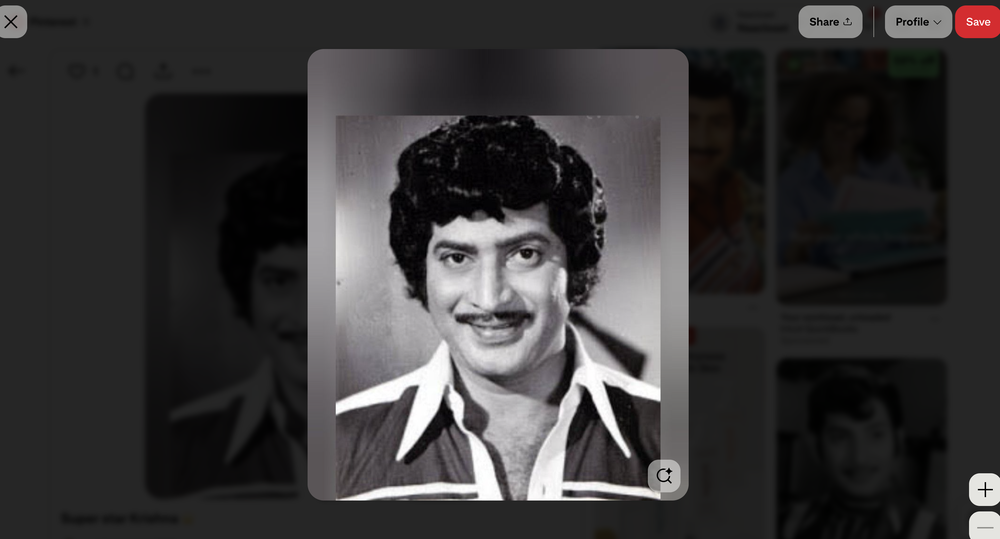
#> input picture examples/black and white.png, 1000 x 539 px, shrunk from 2939 x 1583 before the run
$ python crop_images.py --folder ../examples
#> lines starting #> are read from the running program, lines starting #| are printed output that depends on the picture
#!/usr/bin/env python3
from __future__ import annotations

import argparse
import sys
from pathlib import Path
from typing import Iterable

from PIL import Image


IMAGE_SUFFIXES = {".png", ".jpg", ".jpeg", ".webp"}
CONTENT_BRIGHTNESS_THRESHOLD = 35.0
DARK_BAND_BRIGHTNESS_THRESHOLD = 12.0


def percentile(values: list[float], pct: float) -> float:
    if not values:
        return 0.0
    ordered = sorted(values)
    if len(ordered) == 1:
        return ordered[0]
    rank = max(0.0, min(1.0, pct / 100.0)) * (len(ordered) - 1)
    low = int(rank)
    high = min(low + 1, len(ordered) - 1)
    fraction = rank - low
    return ordered[low] * (1.0 - fraction) + ordered[high] * fraction


def mean(values: Iterable[float]) -> float:
    data = list(values)
    if not data:
        return 0.0
    return sum(data) / len(data)


def sample_positions(start: int, stop: int, target_points: int = 180) -> list[int]:
    length = max(0, stop - start)
    if length == 0:
        return []
    step = max(1, length // target_points)
    positions = list(range(start, stop, step))
    if positions[-1] != stop - 1:
        positions.append(stop - 1)
    return positions


def scan_rows(
    image: Image.Image, left: int, top: int, right: int, bottom: int
) -> tuple[list[float], list[float], list[float]]:
    pixels = image.load()
    xs = sample_positions(left, right)
    energies: list[float] = []
    brightnesses: list[float] = []
    red_ratios: list[float] = []

    for y in range(top, bottom):
        previous = None
        diff_sum = 0.0
        brightness_sum = 0.0
        red_count = 0

        for x in xs:
            r, g, b = pixels[x, y]
            brightness_sum += (0.299 * r) + (0.587 * g) + (0.114 * b)
            if r >= 150 and r >= g + 35 and r >= b + 35:
                red_count += 1
            if previous is not None:
                pr, pg, pb = previous
                diff_sum += abs(r - pr) + abs(g - pg) + abs(b - pb)
            previous = (r, g, b)

        denom = max(1, len(xs) - 1)
        energies.append(diff_sum / denom)
        brightnesses.append(brightness_sum / len(xs))
        red_ratios.append(red_count / len(xs))

    return energies, brightnesses, red_ratios


def scan_cols(
    image: Image.Image, left: int, top: int, right: int, bottom: int
) -> tuple[list[float], list[float]]:
    pixels = image.load()
    ys = sample_positions(top, bottom)
    energies: list[float] = []
    brightnesses: list[float] = []

    for x in range(left, right):
        previous = None
        diff_sum = 0.0
        brightness_sum = 0.0

        for y in ys:
            r, g, b = pixels[x, y]
            brightness_sum += (0.299 * r) + (0.587 * g) + (0.114 * b)
            if previous is not None:
                pr, pg, pb = previous
                diff_sum += abs(r - pr) + abs(g - pg) + abs(b - pb)
            previous = (r, g, b)

        denom = max(1, len(ys) - 1)
        energies.append(diff_sum / denom)
        brightnesses.append(brightness_sum / len(ys))

    return energies, brightnesses


def smooth(values: Iterable[float], radius: int = 3) -> list[float]:
    data = list(values)
    smoothed: list[float] = []
    for index in range(len(data)):
        start = max(0, index - radius)
        end = min(len(data), index + radius + 1)
        window = data[start:end]
        smoothed.append(sum(window) / len(window))
    return smoothed


def find_band(energies: list[float], brightnesses: list[float], min_run: int) -> tuple[int, int]:
    energy_smooth = smooth(energies)
    brightness_smooth = smooth(brightnesses)

    energy_threshold = max(18.0, percentile(energy_smooth, 70) * 0.52)
    brightness_threshold = max(12.0, percentile(brightness_smooth, 30) * 0.55)

    mask = [
        energy >= energy_threshold
        or (brightness >= brightness_threshold and energy >= energy_threshold * 0.45)
        for energy, brightness in zip(energy_smooth, brightness_smooth)
    ]

    start = 0
    while start < len(mask):
        if all(mask[start : min(len(mask), start + min_run)]):
            break
        start += 1

    end = len(mask) - 1
    while end >= 0:
        run_start = max(0, end - min_run + 1)
        if all(mask[run_start : end + 1]):
            break
        end -= 1

    if start >= end:
        return 0, len(mask)

    while (
        start < end
        and energy_smooth[start] < energy_threshold * 0.55
        and brightness_smooth[start] < brightness_threshold * 1.1
    ):
        start += 1

    while (
        end > start
        and energy_smooth[end] < energy_threshold * 0.55
        and brightness_smooth[end] < brightness_threshold * 1.1
    ):
        end -= 1

    return start, end + 1


def fallback_box(width: int, height: int) -> tuple[int, int, int, int]:
    left = int(width * 0.03)
    right = width - int(width * 0.03)
    top = int(height * 0.09)
    bottom = height - int(height * 0.14)
    return left, top, right, bottom


def detect_top_ui_cut(brightnesses: list[float]) -> int | None:
    smoothed = smooth(brightnesses, radius=5)
    run = max(12, len(smoothed) // 60)
    threshold = max(CONTENT_BRIGHTNESS_THRESHOLD, percentile(smoothed, 60) * 0.65)
    tolerance = max(10, len(smoothed) // 80)

    for index in range(0, max(1, len(smoothed) // 2)):
        short_window = smoothed[index : min(len(smoothed), index + run)]
        long_window = smoothed[index : min(len(smoothed), index + (run * 3))]
        if mean(short_window) >= threshold and mean(long_window) >= threshold * 0.9:
            if index >= tolerance:
                return index
            return None

    return None


def detect_bottom_ui_cut(brightnesses: list[float]) -> int | None:
    smoothed = smooth(brightnesses, radius=5)
    run = max(12, len(smoothed) // 60)
    threshold = max(CONTENT_BRIGHTNESS_THRESHOLD, percentile(smoothed, 60) * 0.65)
    tolerance = max(10, len(smoothed) // 80)

    for index in range(len(smoothed) - (run * 2), max(run, len(smoothed) // 2), -1):
        content_rows = smoothed[max(0, index - run) : index]
        quiet_rows = smoothed[index : min(len(smoothed), index + run)]
        trailing_rows = smoothed[index : min(len(smoothed), index + (run * 3))]
        if (
            mean(content_rows) >= threshold
            and mean(quiet_rows) <= threshold * 0.45
            and max(trailing_rows, default=0.0) >= threshold * 0.55
        ):
            if len(smoothed) - index >= tolerance:
                return index
            return None

    return None


def trim_ui_bands(
    image: Image.Image,
    left: int,
    top: int,
    right: int,
    bottom: int,
) -> tuple[int, int]:
    horizontal_margin = max(0, (right - left) // 4)
    scan_left = left + horizontal_margin
    scan_right = right - horizontal_margin
    if scan_right - scan_left < max(120, (right - left) // 2):
        scan_left = left
        scan_right = right

    _, brightnesses, _ = scan_rows(image, scan_left, top, scan_right, bottom)

    for _ in range(2):
        top_cut = detect_top_ui_cut(brightnesses)
        if top_cut is None:
            break
        top += top_cut
        _, brightnesses, _ = scan_rows(image, scan_left, top, scan_right, bottom)

    bottom_cut = detect_bottom_ui_cut(brightnesses)
    if bottom_cut is not None:
        bottom = top + bottom_cut

    return top, bottom


def trim_red_seek_bar(
    image: Image.Image,
    left: int,
    top: int,
    right: int,
    bottom: int,
) -> int:
    probe_height = min(160, max(30, (bottom - top) // 3))
    probe_top = max(top, bottom - probe_height)
    energies, brightnesses, red_ratios = scan_rows(image, left, probe_top, right, bottom)
    cut_row: int | None = None

    for offset in range(len(red_ratios) - 1, -1, -1):
        if red_ratios[offset] >= 0.02 and brightnesses[offset] >= 10:
            cut_row = max(top + 1, probe_top + offset - 3)

    return cut_row if cut_row is not None else bottom


def refine_crop_box(
    image: Image.Image,
    left: int,
    top: int,
    right: int,
    bottom: int,
) -> tuple[int, int, int, int]:
    for _ in range(3):
        cropped = image.crop((left, top, right, bottom))
        horizontal_margin = max(0, cropped.size[0] // 4)
        scan_left = horizontal_margin
        scan_right = cropped.size[0] - horizontal_margin
        if scan_right - scan_left < max(120, cropped.size[0] // 2):
            scan_left = 0
            scan_right = cropped.size[0]

        _, brightnesses, _ = scan_rows(cropped, scan_left, 0, scan_right, cropped.size[1])
        _, full_brightnesses, red_ratios = scan_rows(cropped, 0, 0, cropped.size[0], cropped.size[1])

        changed = False

        top_cut = detect_top_ui_cut(brightnesses)
        if top_cut is not None:
            top += top_cut
            changed = True

        bottom_cut = detect_bottom_ui_cut(brightnesses)
        if bottom_cut is not None:
            bottom = min(bottom, top + bottom_cut)
            changed = True

        if any(
            red_ratio >= 0.08 and brightness <= 40
            for red_ratio, brightness in zip(red_ratios[-3:], full_brightnesses[-3:])
        ):
            bottom = max(top + 1, bottom - max(2, cropped.size[1] // 120))
            changed = True

        if not changed:
            break

    return left, top, right, bottom


def detect_crop_box(image: Image.Image) -> tuple[int, int, int, int]:
    rgb = image.convert("RGB")
    width, height = rgb.size

    row_start, row_end = find_band(
        *scan_rows(rgb, 0, 0, width, height)[:2], min_run=max(6, height // 140)
    )
    top = row_start
    bottom = row_end

    if bottom - top < int(height * 0.45):
        return fallback_box(width, height)

    top, bottom = trim_ui_bands(rgb, 0, top, width, bottom)
    bottom = trim_red_seek_bar(rgb, 0, top, width, bottom)
    top, bottom = trim_ui_bands(rgb, 0, top, width, bottom)

    top = min(bottom - 1, top + max(2, height // 300))
    bottom = max(top + 1, bottom - max(3, height // 200))

    left = 0
    right = width

    if bottom - top < int(height * 0.35):
        return fallback_box(width, height)

    left = max(0, left)
    top = max(0, top)
    right = min(width, right)
    bottom = min(height, bottom)

    return refine_crop_box(rgb, left, top, right, bottom)


def validate_crop_box(image: Image.Image, crop_box: tuple[int, int, int, int]) -> None:
    left, top, right, bottom = crop_box
    width, height = image.size
    if right - left < int(width * 0.45) or bottom - top < int(height * 0.35):
        raise RuntimeError(f"Crop box is too small: {crop_box}")

    cropped = image.crop(crop_box)
    horizontal_margin = max(0, cropped.size[0] // 4)
    scan_left = horizontal_margin
    scan_right = cropped.size[0] - horizontal_margin
    if scan_right - scan_left < max(120, cropped.size[0] // 2):
        scan_left = 0
        scan_right = cropped.size[0]

    _, brightnesses, _ = scan_rows(cropped, scan_left, 0, scan_right, cropped.size[1])
    _, full_brightnesses, red_ratios = scan_rows(cropped, 0, 0, cropped.size[0], cropped.size[1])
    if detect_top_ui_cut(brightnesses) is not None:
        raise RuntimeError("Detected leftover top UI after cropping.")
    if detect_bottom_ui_cut(brightnesses) is not None:
        raise RuntimeError("Detected leftover bottom UI after cropping.")
    if any(
        red_ratio >= 0.08 and brightness <= 40
        for red_ratio, brightness in zip(red_ratios[-3:], full_brightnesses[-3:])
    ):
        raise RuntimeError("Detected leftover red seek bar after cropping.")


def list_source_images(folder: Path) -> list[Path]:
    all_images = [
        path
        for path in folder.iterdir()
        if path.is_file() and path.suffix.lower() in IMAGE_SUFFIXES
    ]

    screenshot_images = sorted(
        [
            path
            for path in all_images
            if path.name.startswith("Screenshot") and not is_generated_image(path)
        ],
        key=lambda path: path.name.lower(),
    )
    if screenshot_images:
        return screenshot_images

    return sorted(
        [
            path
            for path in all_images
            if not is_generated_image(path)
        ],
        key=lambda path: path.name.lower(),
    )


def is_generated_image(path: Path) -> bool:
    stem = path.stem.lower()
    return stem.endswith("-cropped") or stem.endswith("-colorized")


def make_output_path(source_path: Path) -> Path:
    return source_path.with_name(f"{source_path.stem}-cropped.jpg")


def validate_outputs(paths: Iterable[Path]) -> None:
    for path in paths:
        if not path.exists():
            raise RuntimeError(f"Missing output file: {path.name}")
        with Image.open(path) as image:
            image.verify()
        with Image.open(path) as image:
            rgb = image.convert("RGB")
            horizontal_margin = max(0, rgb.size[0] // 4)
            scan_left = horizontal_margin
            scan_right = rgb.size[0] - horizontal_margin
            if scan_right - scan_left < max(120, rgb.size[0] // 2):
                scan_left = 0
                scan_right = rgb.size[0]
            _, brightnesses, _ = scan_rows(rgb, scan_left, 0, scan_right, rgb.size[1])
            _, full_brightnesses, red_ratios = scan_rows(rgb, 0, 0, rgb.size[0], rgb.size[1])
            if detect_top_ui_cut(brightnesses) is not None:
                raise RuntimeError(f"Validation failed for {path.name}: leftover top UI detected.")
            if detect_bottom_ui_cut(brightnesses) is not None:
                raise RuntimeError(f"Validation failed for {path.name}: leftover bottom UI detected.")
            if any(
                red_ratio >= 0.08 and brightness <= 40
                for red_ratio, brightness in zip(red_ratios[-3:], full_brightnesses[-3:])
            ):
                raise RuntimeError(
                    f"Validation failed for {path.name}: leftover red seek bar detected."
                )


def process_folder(folder: Path, keep_originals: bool) -> list[Path]:
    if not folder.exists():
        raise FileNotFoundError(f"Folder does not exist: {folder}")
    if not folder.is_dir():
        raise NotADirectoryError(f"Path is not a directory: {folder}")

    source_images = list_source_images(folder)
    if not source_images:
        raise RuntimeError(f"No source images found in folder: {folder}")

    written_paths: list[Path] = []

    for source_path in source_images:
        output_path = make_output_path(source_path)
        with Image.open(source_path) as image:
            crop_box = detect_crop_box(image)
            validate_crop_box(image.convert("RGB"), crop_box)
            cropped = image.convert("RGB").crop(crop_box)
            cropped.save(output_path, format="JPEG", quality=95, optimize=True)
        written_paths.append(output_path)

    validate_outputs(written_paths)

    if not keep_originals:
        for source_path in source_images:
            source_path.unlink()

    print(f"Processed folder: {folder}")
    print("Created files: " + ", ".join(path.name for path in written_paths))
    if keep_originals:
        print("Original source images kept.")
    else:
        print("Original source images deleted after validation.")

    return written_paths


def build_parser() -> argparse.ArgumentParser:
    parser = argparse.ArgumentParser(
        description="Crop supported images in a folder into visible-frame JPG copies."
    )
    parser.add_argument(
        "--folder",
        required=True,
        type=Path,
        help="Folder containing source images to crop.",
    )
    parser.add_argument(
        "--keep-originals",
        action="store_true",
        help="Keep the original source images after the outputs are validated.",
    )
    return parser


def main() -> int:
    parser = build_parser()
    args = parser.parse_args()

    try:
        process_folder(
            folder=args.folder.expanduser().resolve(),
            keep_originals=args.keep_originals,
        )
#> in process_folder, image is the input picture: PIL image 1000x539 RGBA; mean R, G, B, A 56, 54.5, 55.1, 255
#> after the loop in scan_rows, `for y in range(top, bottom):`: brightnesses = 539 values, max 95.7 at index 488, min 32.22 at index 510, mean 54.86; energies = 539 values, max 47.6 at index 390, min 0 at index 0, mean 22.68; red_ratios = 539 values, max 0.0498 at index 14, min 0 at index 0, mean 0.00263
#> in smooth, `data = list(values)`: data has the same summary as energies in scan_rows
#> the loop in smooth, `for index in range(len(data)):` made 539 passes
#> (start, window) on passes 1 to 3: (0, [0, 0, 0.01, 0.26]), (0, [0, 0, 0.01, 0.26, 1.09]), (0, [0, 0, 0.01, 0.26, 1.09, 7.17])
#> after the loop in smooth, `for index in range(len(data)):`: smoothed = 539 values, max 46.83 at index 395, min 0.0675 at index 0, mean 22.68
#> in find_band, `energy_smooth = smooth(energies)`: energy_smooth has the same summary as smoothed in smooth
#> the loop in smooth (call 2), `for index in range(len(data)):` made 539 passes
#> (start, window) on passes 1 to 3: (0, [38, 38, 37.99, 38.15]), (0, [38, 38, 37.99, 38.15, 36.91]), (0, [38, 38, 37.99, 38.15, 36.91, 45.15])
#> in find_band, `brightness_smooth = smooth(brightnesses)`: brightness_smooth = 539 values, max 92.45 at index 489, min 33.15 at index 508, mean 54.86
#> in percentile, `ordered = sorted(values)`: ordered = 539 values from 0.0675 to 46.83
#> in percentile, `rank = max(0.0, min(1.0, pct / 100.0)) * (len(ordered) - 1)`: rank = 376.6
#> in percentile, `low = int(rank)`: low = 376
#> in percentile, `high = min(low + 1, len(ordered) - 1)`: high = 377
#> in percentile, `fraction = rank - low`: fraction = 0.6
#> in find_band, `energy_threshold = max(18.0, percentile(energy_smooth, 70) * 0.52)`: energy_threshold = 18
#> in find_band, `brightness_threshold = max(12.0, percentile(brightness_smooth, 30) * 0..`: brightness_threshold = 22.26
#> in find_band, `mask = [ energy >= energy_threshold or (brightness >= brightness_thres..`: mask = 539 items, first 6: False, False, False, False, False, False
#> the loop in find_band, `while start < len(mask):` made 8 passes
#> after the loop in find_band, `while start < len(mask):`: start = 7
#> in find_band, `end = len(mask) - 1`: end = 538
#> the loop in find_band, `while end >= 0:` made 21 passes
#> (run_start, end) on passes 1 to 12: (533, 537), (532, 536), (531, 535), (530, 534), (529, 533), (528, 532), (527, 531), (526, 530), (525, 529), (524, 528), (523, 527), (522, 526)
#> run_start on pass 21: 513
#> after the loop in find_band, `while end >= 0:`: end = 518
#> after the loop in find_band, `while (`: start = 7
#> after the loop in find_band, `while (`: end = 518
#> in detect_crop_box, `row_start, row_end = find_band( *scan_rows(rgb, 0, 0, width, height)[:..`: row_start = 7; row_end = 519
#> in detect_crop_box, `top = row_start`: top = 7
#> in detect_crop_box, `bottom = row_end`: bottom = 519
#> the loop in detect_bottom_ui_cut, `for index in range(len(smoothed) - (run * 2), max(run, len(smoothed) /..` made 131 passes
#> index on passes 1 to 12: 285, 284, 283, 282, 281, 280, 279, 278, 277, 276, 275, 274
#> the loop in trim_red_seek_bar, `for offset in range(len(red_ratios) - 1, -1, -1):` made 103 passes
#> offset on passes 1 to 12: 102, 101, 100, 99, 98, 97, 96, 95, 94, 93, 92, 91
#> the loop in detect_bottom_ui_cut (call 2), `for index in range(len(smoothed) - (run * 2), max(run, len(smoothed) /..` made 131 passes
#> the loop in refine_crop_box, `for _ in range(3):` made 1 pass
#> pass 1, in refine_crop_box, `cropped = image.crop((left, top, right, bottom))`:
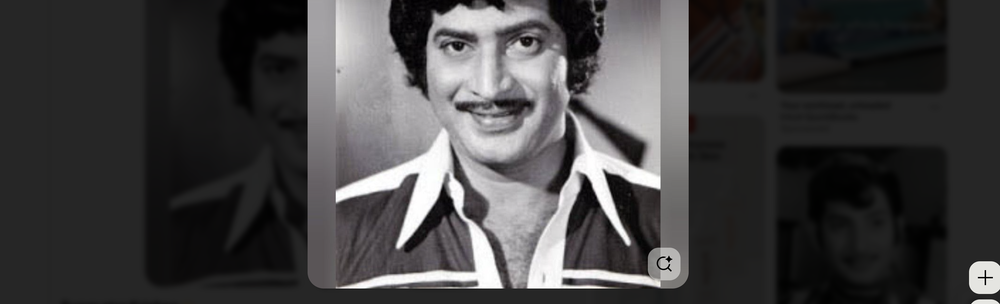
#> cropped: PIL image 1000x304 RGB; mean R, G, B 66.3, 65.2, 65.9
#> the loop in detect_top_ui_cut, `for index in range(0, max(1, len(smoothed) // 2)):` made 2 passes
    except Exception as exc:  # noqa: BLE001
        print(f"Error: {exc}", file=sys.stderr)
        return 1

    return 0


if __name__ == "__main__":
#> (the run stopped early here; a loop or call above may not have finished)
